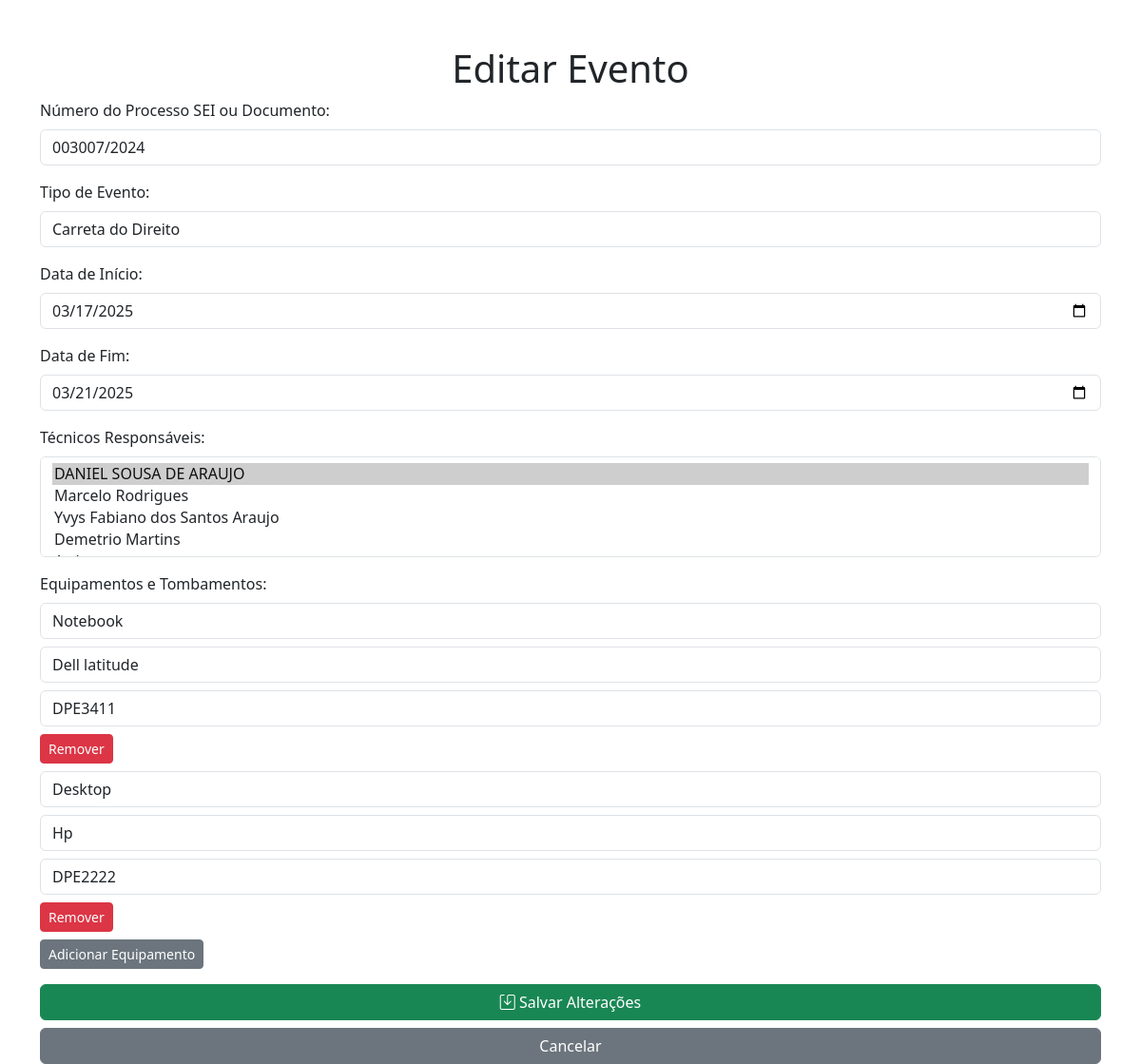
The page /editar/1 on the database its author committed.
### tables this page shows
CREATE TABLE eventos (
    id INTEGER PRIMARY KEY AUTOINCREMENT,
    numero_sei TEXT NOT NULL,
    tipo TEXT NOT NULL,
    data_inicio TEXT NOT NULL,
    data_fim TEXT NOT NULL
);

CREATE TABLE equipamentos (
    id INTEGER PRIMARY KEY AUTOINCREMENT,
    evento_id INTEGER,
    tipo_id INTEGER,
    marca_modelo TEXT NOT NULL,
    tombamento TEXT NOT NULL,
    FOREIGN KEY (evento_id) REFERENCES eventos (id),
    FOREIGN KEY (tipo_id) REFERENCES tipos_equipamentos (id)
);

CREATE TABLE tipos_equipamentos (
    id INTEGER PRIMARY KEY AUTOINCREMENT,
    nome TEXT NOT NULL UNIQUE
);

### app.py (the view, shortened to what this page needs)
@app.route("/editar/<int:evento_id>", methods=["GET", "POST"])
def editar_evento(evento_id):
    conn = get_db_connection()
    evento = conn.execute('SELECT * FROM eventos WHERE id = ?', (evento_id,)).fetchone()
    tecnicos_evento = conn.execute('''
        SELECT t.id, t.nome
        FROM tecnicos t
        JOIN eventos_tecnicos et ON t.id = et.tecnico_id
        WHERE et.evento_id = ?
    ''', (evento_id,)).fetchall()
    equipamentos_evento = conn.execute('''
        SELECT e.id, e.tipo_id, e.marca_modelo, e.tombamento
        FROM equipamentos e
        WHERE e.evento_id = ?
    ''', (evento_id,)).fetchall()
    tecnicos_cadastrados = conn.execute('SELECT * FROM tecnicos').fetchall()
    tipos_equipamentos = conn.execute('SELECT * FROM tipos_equipamentos').fetchall()
    conn.close()
    return render_template(
        "editar.html",
        evento=evento,
        tecnicos_cadastrados=tecnicos_cadastrados,
        tecnicos_evento=tecnicos_evento,
        equipamentos_evento=equipamentos_evento,
        tipos_equipamentos=tipos_equipamentos
    )

### app.py (called while the page is built)
def get_db_connection():
    conn = sqlite3.connect('eventos.db')
    conn.row_factory = sqlite3.Row  # Retorna as linhas como dicionários
    return conn

### templates/editar.html (shortened to what this page needs)
<!DOCTYPE html>
<html lang="pt-br">
<head>
    <link href="https://cdn.jsdelivr.net/npm/bootstrap@5.3.0/dist/css/bootstrap.min.css" rel="stylesheet">
    <link href="https://cdn.jsdelivr.net/npm/bootstrap-icons@1.10.5/font/bootstrap-icons.css" rel="stylesheet">
</head>
<body>
    <div class="container mt-5">
        <h1 class="text-center">Editar Evento</h1>
        <form action="/editar/{{ evento.id }}" method="post">
            <div class="mb-3">
                <label class="form-label">Número do Processo SEI ou Documento:</label>
                <input type="text" name="numero_sei" class="form-control" value="{{ evento.numero_sei }}" required>
            </div>
            <div class="mb-3">
                <label class="form-label">Tipo de Evento:</label>
                <input type="text" name="tipo" class="form-control" value="{{ evento.tipo }}" required>
            </div>
            <div class="mb-3">
                <label class="form-label">Data de Início:</label>
                <input type="date" name="data_inicio" class="form-control" value="{{ evento.data_inicio }}" required>
            </div>
            <div class="mb-3">
                <label class="form-label">Data de Fim:</label>
                <input type="date" name="data_fim" class="form-control" value="{{ evento.data_fim }}" required>
            </div>
            <div class="mb-3">
                <label class="form-label">Técnicos Responsáveis:</label>
                <select name="tecnicos" class="form-control" multiple required>
                    {% for tecnico in tecnicos_cadastrados %}
                        <option value="{{ tecnico.id }}" {% if tecnico.id in tecnicos_evento|map(attribute='id') %}selected{% endif %}>
                            {{ tecnico.nome }}
                        </option>
                    {% endfor %}
                </select>
            </div>
            <div class="mb-3">
                <label class="form-label">Equipamentos e Tombamentos:</label>
                <div id="equipamentos-container">
                    {% for equipamento in equipamentos_evento %}
                        <div class="equipamento-item mb-2">
                            <select name="equipamentos_tipo[]" class="form-control mb-2" required>
                                {% for tipo in tipos_equipamentos %}
                                    <option value="{{ tipo.id }}" {% if tipo.id == equipamento.tipo_id %}selected{% endif %}>
                                        {{ tipo.nome }}
                                    </option>
                                {% endfor %}
                            </select>
                            <input type="text" name="equipamentos_marca_modelo[]" class="form-control mb-2" placeholder="Marca/Modelo" value="{{ equipamento.marca_modelo }}" required>
                            <input type="text" name="equipamentos_tombamento[]" class="form-control mb-2" placeholder="Tombamento" value="{{ equipamento.tombamento }}" required>
                            <button type="button" class="btn btn-danger btn-sm remover-equipamento">Remover</button>
                        </div>
                    {% endfor %}
                </div>
                <button type="button" id="adicionar-equipamento" class="btn btn-secondary btn-sm">Adicionar Equipamento</button>
            </div>
            <button type="submit" class="btn btn-success w-100">
                <i class="bi bi-save"></i> Salvar Alterações
            </button>
            <a href="/" class="btn btn-secondary w-100 mt-2">Cancelar</a>
        </form>
    </div>
</body>
</html>

### rows shown on the page
eventos: numero_sei "003007/2024", tipo "Carreta do Direito", data_inicio "03/17/2025", data_fim "03/21/2025"
equipamentos: tipo.nome "Notebook", marca_modelo "Dell latitude", tombamento "DPE3411"
equipamentos: tipo.nome "Desktop", marca_modelo "Hp", tombamento "DPE2222"

### other values the page prints
form field tecnicos "DANIEL SOUSA DE ARAUJO ☑ / Marcelo Rodrigues / Yvys Fabiano dos Santos Araujo / Demetrio Martins"
